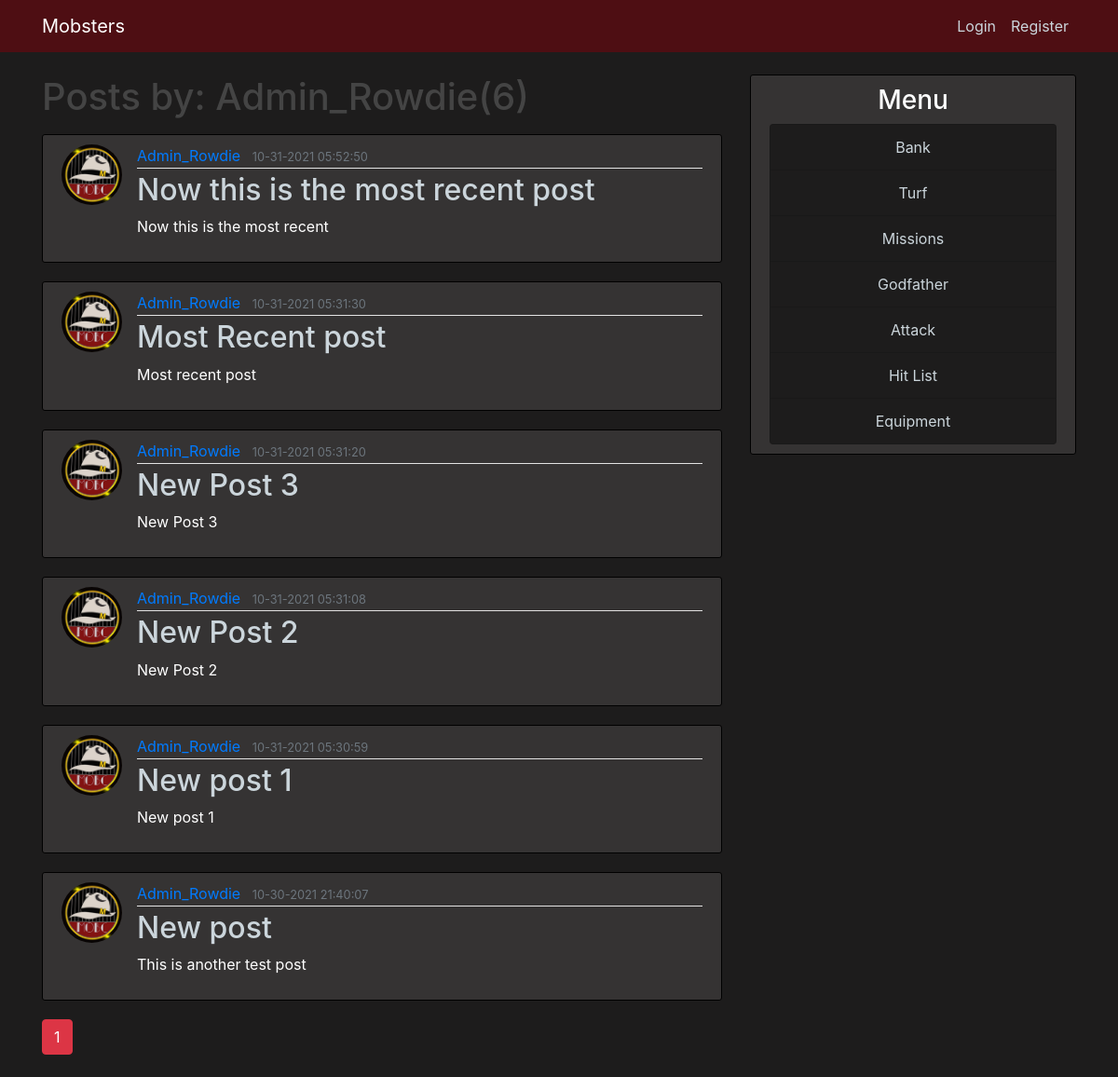
Page /user/Admin_Rowdie on the earlier database version.
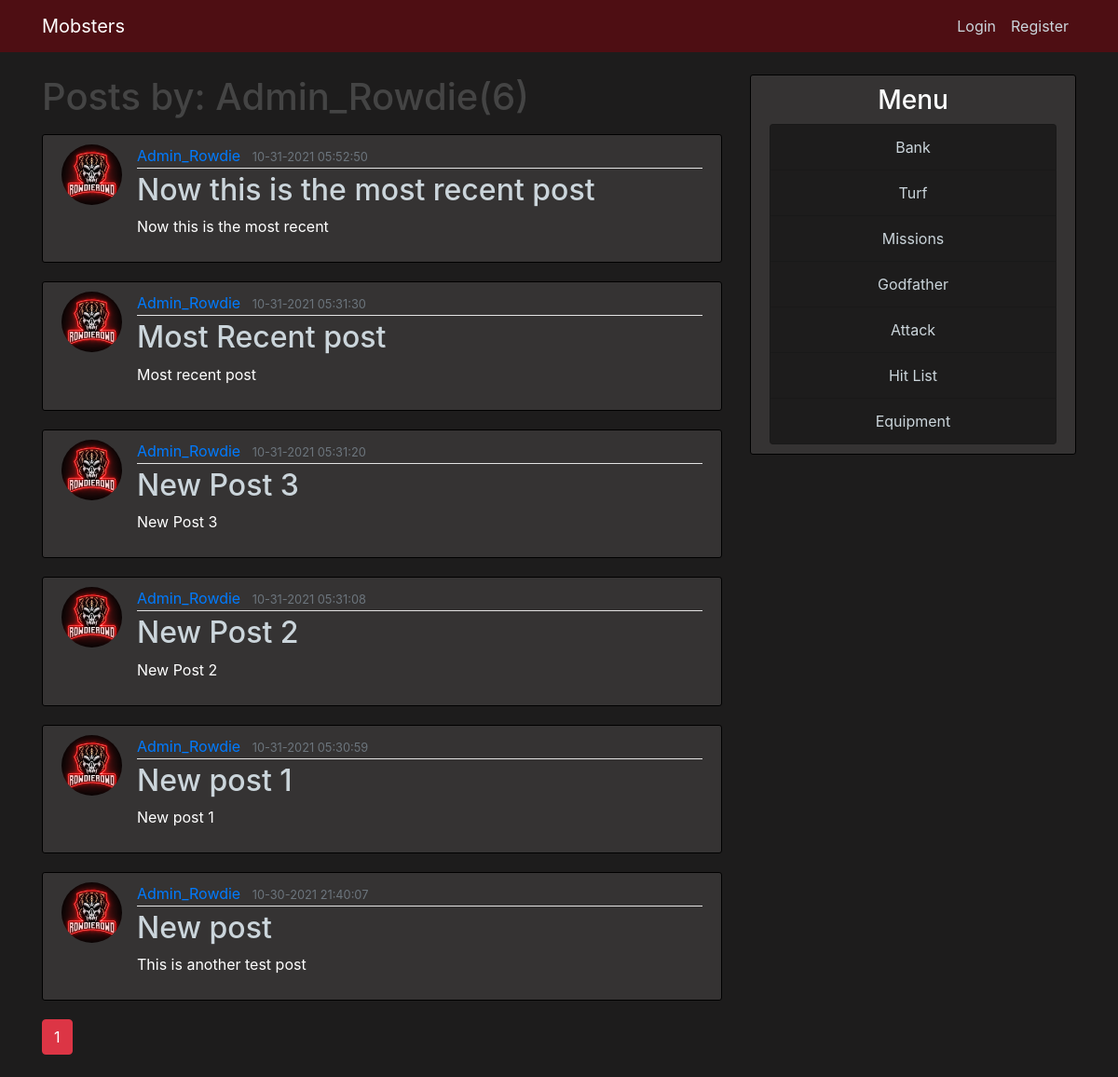
Same page on the later database version.
### mobster/models.py (models this page shows, shortened)
class User(db.Model, UserMixin):
    id = db.Column(db.Integer, primary_key=True)
    username = db.Column(db.String(20), unique=True, nullable=False)
    email = db.Column(db.String(120), unique=True, nullable=False)
    image_file = db.Column(db.String(20), nullable=False, default='default.jpg')
    password = db.Column(db.String(60), nullable=False)
    posts = db.relationship('Post', backref='author', lazy=True)

class Post(db.Model):
    id = db.Column(db.Integer, primary_key=True)
    title = db.Column(db.String(100), nullable=False)
    date_posted = db.Column(db.DateTime, nullable=False, default=datetime.utcnow)
    content = db.Column(db.Text, nullable=False)
    user_id = db.Column(db.Integer, db.ForeignKey('user.id'), nullable=False)

### mobster/routes.py (the view)
@app.route("/user/<string:username>")
def user_pages(username):
    page = request.args.get('page', 1, type=int)
    user = User.query.filter_by(username=username).first_or_404()
    posts = Post.query.filter_by(author=user).order_by(Post.date_posted.desc()).paginate(page=page, per_page=10)
    return render_template('user_pages.html', posts=posts, title=username, user=user)

### mobster/templates/user_pages.html
{% extends "layout.html" %}
{% block body %}
    <h1 class="mb-3">Posts by: {{ user.username }}({{ posts.total }})</h1>
	{% for post in posts.items %}
		<article class="media content-section">
			<img class="rounded-circle article-img" src="{{ url_for('static', filename='images/' + post.author.image_file) }}" alt="Article Image">
			<div class="media-body">
		  		<div class="article-metadata">
					<a class="mr-2" href="{{ url_for('user_pages', username=post.author.username) }}">{{ post.author.username }}</a>
					<small class="text-muted">{{ post.date_posted.strftime('%m-%d-%Y %H:%M:%S') }}</small>
		  		</div>
		  		<h2><a class="article-title" href="{{ url_for('post', post_id=post.id) }}">{{ post.title }}</a></h2>
		  		<p class="article-content">{{ post.content }}</p>
			</div>
	  	</article>
	{% endfor %}
	{% for page_num in posts.iter_pages(left_edge=1, right_edge=1, left_current=1, right_current=2) %}
		{% if page_num %}
		  	{% if posts.page == page_num %}
		  		<a class="btn btn-danger mb-4" href="{{ url_for('user_pages', username=user.username, page=page_num) }}">{{ page_num }}</a>
		  	{% else %}
			  	<a class="btn btn-outline-danger mb-4" href="{{ url_for('index', username=user.username, page=page_num) }}">{{ page_num }}</a>
			{% endif %}
		{% else %}
		  	...
		{% endif %}
	{% endfor %}
{% endblock %}

### mobster/templates/layout.html (shortened to what this page needs)
<!DOCTYPE html>
<html>
	<head>
        <link rel="stylesheet" href="https://stackpath.bootstrapcdn.com/bootstrap/4.3.1/css/bootstrap.min.css">
		<link rel="stylesheet" type="text/css" href="{{ url_for('static', filename='main.css') }}">
	</head>
	<body>
        <header class="site-header">
            <nav class="navbar navbar-expand-md navbar-dark bg-dark-red fixed-top">
                <div class="container">
                    <a class="navbar-brand mr-4" href="/">Mobsters</a>
                    <div class="collapse navbar-collapse" id="navbarToggle">
                        <div class="navbar-nav">
                            {% if current_user.is_authenticated %}
                                <a class="nav-item nav-link" href="{{ url_for('new_post') }}">Create Post</a>
                                <a class="nav-item nav-link" href="{{ url_for('account') }}">My Account</a>
                                <a class="nav-item nav-link" href="{{ url_for('logout') }}">Logout</a>
                            {% else %}
                                <a class="nav-item nav-link" href="{{ url_for('login') }}">Login</a>
                                <a class="nav-item nav-link" href="{{ url_for('register') }}">Register</a>
                            {% endif %}
                        </div>
                    </div>
                </div>
            </nav>
        </header>
        <main role="main" class="container">
            <div class="row">
                <div class="col-md-8">
                    {% block body %}{% endblock %}
                </div>
                <div class="col-md-4">
                    <div class="content-section">
                        <h3 class='menu-text centered'>Menu</h3>
                        <ul class="list-group">
                            <li class="list-group-item list-group-item-dark centered sidebar-item"><a href="{{ url_for('bank') }}">Bank</a></li>
                            <li class="list-group-item list-group-item-dark centered sidebar-item"><a href="{{ url_for('turf') }}">Turf</a></li>
                            <li class="list-group-item list-group-item-dark centered sidebar-item"><a href="{{ url_for('missions') }}">Missions</a></li>
                            <li class="list-group-item list-group-item-dark centered sidebar-item"><a href="{{ url_for('godfather') }}">Godfather</a></li>
                            <li class="list-group-item list-group-item-dark centered sidebar-item"><a href="{{ url_for('attack') }}">Attack</a></li>
                            <li class="list-group-item list-group-item-dark centered sidebar-item"><a href="{{ url_for('hitlist') }}">Hit List</a></li>
                            <li class="list-group-item list-group-item-dark centered sidebar-item"><a href="{{ url_for('equipment') }}">Equipment</a></li>
                        </ul>
                    </div>
                </div>
            </div>
        </main>
	</body>
</html>

### mobster/static/main.css (style rules this page uses)
body { background: #1d1c1c; color: #ffffff; margin-top: 5rem; }
h1, h2, h3, h4, h5, h6 { color: #444444; }
.bg-dark-red { background-color: #4e0e13; }
.centered { text-align: center; }
.menu-text { color: #ffffff; }
.sidebar-item { background-color: #1d1c1c; }
.site-header .navbar-nav .nav-link, .sidebar-item a { color: #cbd5db; }
.content-section { background: #353333; padding: 10px 20px; border: 1px solid #000000; border-radius: 3px; margin-bottom: 20px; }
.article-title { color: #cbd5db; }
.article-content { white-space: pre-line; }
.article-img { height: 65px; width: 65px; margin-right: 16px; }
.article-metadata { padding-bottom: 1px; margin-bottom: 4px; border-bottom: 1px solid #e3e3e3 }

Differences in the rows shown:
changed through a linked row, Post "Now this is the most recent post": image_file: picture added in place of a placeholder
changed through a linked row, Post "Most Recent post": image_file: picture added in place of a placeholder
changed through a linked row, Post "New Post 3": image_file: picture added in place of a placeholder
changed through a linked row, Post "New Post 2": image_file: picture added in place of a placeholder
changed through a linked row, Post "New post 1": image_file: picture added in place of a placeholder
changed through a linked row, Post "New post": image_file: picture added in place of a placeholder
